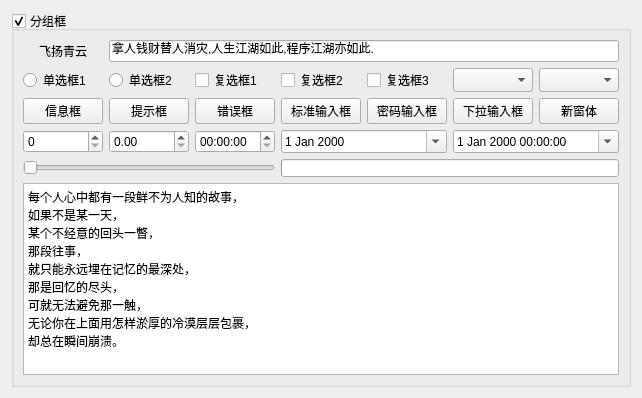
      <widget class="QWidget" name="dataTab">
       <attribute name="title">
        <string>当前数据</string>
       </attribute>
       <layout class="QVBoxLayout" name="verticalLayout">
        <item>
         <widget class="QGroupBox" name="groupBox">
          <property name="styleSheet">
           <string notr="true"/>
          </property>
          <property name="title">
           <string>分组框</string>
          </property>
          <property name="checkable">
           <bool>true</bool>
          </property>
          <layout class="QGridLayout" name="gridLayout_2">
           <item row="0" column="0">
            <widget class="QLabel" name="lab">
             <property name="text">
              <string>飞扬青云</string>
             </property>
             <property name="alignment">
              <set>Qt::AlignCenter</set>
             </property>
            </widget>
           </item>
           <item row="0" column="1" colspan="6">
            <widget class="QLineEdit" name="lineEdit">
             <property name="text">
              <string>拿人钱财替人消灾,人生江湖如此,程序江湖亦如此.</string>
             </property>
            </widget>
           </item>
           <item row="1" column="0">
            <widget class="QRadioButton" name="rbtn1">
             <property name="text">
              <string>单选框1</string>
             </property>
            </widget>
           </item>
           <item row="1" column="1">
            <widget class="QRadioButton" name="rbtn2">
             <property name="text">
              <string>单选框2</string>
             </property>
            </widget>
           </item>
           <item row="1" column="2">
            <widget class="QCheckBox" name="ck1">
             <property name="text">
              <string>复选框1</string>
             </property>
            </widget>
           </item>
           <item row="1" column="3">
            <widget class="QCheckBox" name="ck2">
             <property name="text">
              <string>复选框2</string>
             </property>
             <property name="checked">
              <bool>false</bool>
             </property>
            </widget>
           </item>
           <item row="1" column="4">
            <widget class="QCheckBox" name="ck3">
             <property name="text">
              <string>复选框3</string>
             </property>
            </widget>
           </item>
           <item row="1" column="5">
            <widget class="QComboBox" name="cbox1">
             <property name="maximumSize">
              <size>
               <width>16777215</width>
               <height>28</height>
              </size>
             </property>
            </widget>
           </item>
           <item row="1" column="6">
            <widget class="QComboBox" name="cbox2">
             <property name="maximumSize">
              <size>
               <width>16777215</width>
               <height>28</height>
              </size>
             </property>
            </widget>
           </item>
           <item row="2" column="0">
            <widget class="QPushButton" name="btnInfo">
             <property name="text">
              <string>信息框</string>
             </property>
            </widget>
           </item>
           <item row="2" column="1">
            <widget class="QPushButton" name="btnQuestion">
             <property name="text">
              <string>提示框</string>
             </property>
            </widget>
           </item>
           <item row="2" column="2">
            <widget class="QPushButton" name="btnError">
             <property name="text">
              <string>错误框</string>
             </property>
            </widget>
           </item>
           <item row="2" column="3">
            <widget class="QPushButton" name="btnInput">
             <property name="text">
              <string>标准输入框</string>
             </property>
            </widget>
           </item>
           <item row="2" column="4">
            <widget class="QPushButton" name="btnInputPwd">
             <property name="text">
              <string>密码输入框</string>
             </property>
            </widget>
           </item>
           <item row="2" column="5">
            <widget class="QPushButton" name="btnInputcbox">
             <property name="text">
              <string>下拉输入框</string>
             </property>
            </widget>
           </item>
           <item row="2" column="6">
            <widget class="QPushButton" name="btnWidget">
             <property name="text">
              <string>新窗体</string>
             </property>
            </widget>
           </item>
           <item row="3" column="0">
            <widget class="QSpinBox" name="spinBox"/>
           </item>
           <item row="3" column="1">
            <widget class="QDoubleSpinBox" name="doubleSpinBox"/>
           </item>
           <item row="3" column="2">
            <widget class="QTimeEdit" name="timeEdit"/>
           </item>
           <item row="3" column="3" colspan="2">
            <widget class="QDateEdit" name="dateEdit">
             <property name="calendarPopup">
              <bool>true</bool>
             </property>
            </widget>
           </item>
           <item row="3" column="5" colspan="2">
            <widget class="QDateTimeEdit" name="dateTimeEdit">
             <property name="calendarPopup">
              <bool>true</bool>
             </property>
            </widget>
           </item>
           <item row="4" column="3" colspan="4">
            <widget class="QProgressBar" name="progressBar">
             <property name="maximumSize">
              <size>
               <width>16777215</width>
               <height>18</height>
              </size>
             </property>
            </widget>
           </item>
           <item row="5" column="0" colspan="7">
            <widget class="QPlainTextEdit" name="plainTextEdit">
             <property name="plainText">
              <string>每个人心中都有一段鲜不为人知的故事，
如果不是某一天，
某个不经意的回头一瞥，
那段往事，
就只能永远埋在记忆的最深处，
那是回忆的尽头，
可就无法避免那一触，
无论你在上面用怎样淤厚的冷漠层层包裹，
却总在瞬间崩溃。</string>
             </property>
            </widget>
           </item>
           <item row="4" column="0" colspan="3">
            <widget class="QSlider" name="horizontalSlider">
             <property name="maximum">
              <number>100</number>
             </property>
             <property name="orientation">
              <enum>Qt::Horizontal</enum>
             </property>
            </widget>
           </item>
          </layout>
         </widget>
        </item>
       </layout>
      </widget>
